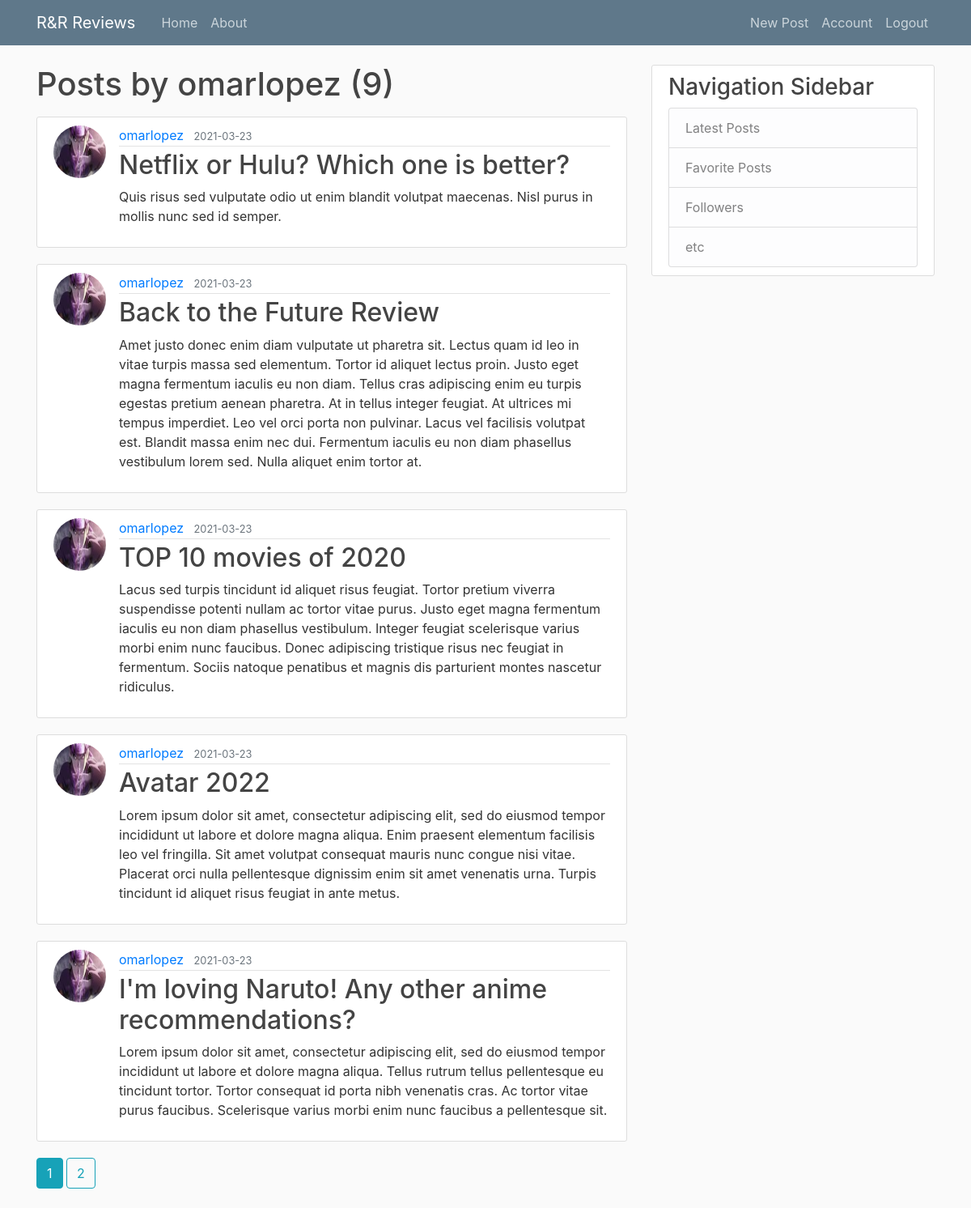
The app's page /user/omarlopez (signed in) with its own data.
### app/models.py (models this page shows, shortened)
class User(db.Model, UserMixin):
    id = db.Column(db.Integer, primary_key=True)
    username = db.Column(db.String(50), unique=True, nullable=False)
    image_file = db.Column(db.String(20), nullable=False, default='default.jpg')
    password = db.Column(db.String(60), nullable=False)
    posts = db.relationship('Post', backref='author', lazy=True)

class Post(db.Model):
    id = db.Column(db.Integer, primary_key=True)
    title = db.Column(db.String(100), nullable=False)
    date_posted = db.Column(db.DateTime, nullable=False, default=datetime.utcnow)
    content = db.Column(db.Text, nullable=False)
    user_id = db.Column(db.Integer, db.ForeignKey('user.id'), nullable=False)

### app/routes.py (the view)
@app.route('/user/<string:username>')
def user_posts(username):
    page = request.args.get('page', 1, type=int)
    user = User.query.filter_by(username=username).first_or_404()
    posts = Post.query.filter_by(author=user).order_by(Post.date_posted.desc()).paginate(page=page, per_page=5)
    return render_template('user_posts.html', posts=posts, user=user)

### app/models.py (called while the page is built)
@login_manager.user_loader
def load_user(user_id):
    return User.query.get(int(user_id))

### app/templates/user_posts.html
{% extends "layout.html" %}
{% block content %}
    <h1 class="mb-3">Posts by {{ user.username }} ({{ posts.total }})</h1>
    {% for post in posts.items %}
        <article class="media content-section">
            <img class="rounded-circle article-img" src="{{ url_for('static', filename='profile_pics/' + post.author.image_file) }}">
            <div class="media-body">
                <div class="article-metadata">
                    <a class="mr-2" href="{{ url_for('user_posts', username=post.author.username) }}">{{ post.author.username }}</a>
                    <small class="text-muted">{{ post.date_posted.strftime('%Y-%m-%d') }}</small>
                </div>
                <h2><a class="article-title" href="{{ url_for('post', post_id=post.id) }}">{{ post.title }}</a></h2>
                <p class="article-content">{{ post.content }}</p>
            </div>
        </article>
    {% endfor %}
    {% for page_num in posts.iter_pages(left_edge=1, right_edge=1, left_current=1, right_current=2) %}
        {% if page_num %}
            {% if posts.page == page_num %}
                <a class="btn btn-info mb-4" href="{{ url_for('user_posts', username=user.username, page=page_num) }}">{{ page_num }}</a>
            {% else %}
                <a class="btn btn-outline-info mb-4" href="{{ url_for('user_posts', username=user.username, page=page_num) }}">{{ page_num }}</a>
            {% endif %}
        {% else %}
        ...
        {% endif %}
    {% endfor %}
{% endblock content %}

### app/static/main.css (style rules this page uses)
body { background: #fafafa; color: #333333; margin-top: 5rem; }
h1, h2, h3, h4, h5, h6 { color: #444444; }
.content-section { background: #ffffff; padding: 10px 20px; border: 1px solid #dddddd; border-radius: 3px; margin-bottom: 20px; }
.article-title { color: #444444; }
.article-content { white-space: pre-line; }
.article-img { height: 65px; width: 65px; margin-right: 16px; }
.article-metadata { padding-bottom: 1px; margin-bottom: 4px; border-bottom: 1px solid #e3e3e3 }

### records on screen
User: username "omarlopez"
Post: image_file (picture), author.username "omarlopez", date_posted "2021-03-23", title "Netflix or Hulu? Which one is better?", content "Quis risus sed vulputate odio ut enim blandit volutpat maecenas. Nisl purus in mollis nunc sed id semper."
Post: image_file (picture), author.username "omarlopez", date_posted "2021-03-23", title "Back to the Future Review", content "Amet justo donec enim diam vulputate ut pharetra sit. Lectus quam id leo in vitae turpis massa sed elementum. Tortor id aliquet lectus proin. Justo eget magna fermentum iaculis eu non diam. Tellus cras adipiscing enim eu turpis egestas pretium aenean pharetra. At in tellus integer feugiat. At ultrices mi tempus imperdiet. Leo vel orci porta non pulvinar. Lacus vel facilisis volutpat est. Blandit massa enim nec dui. Fermentum iaculis eu non diam phasellus vestibulum lorem sed. Nulla aliquet enim tortor at."
Post: image_file (picture), author.username "omarlopez", date_posted "2021-03-23", title "TOP 10 movies of 2020", content "Lacus sed turpis tincidunt id aliquet risus feugiat. Tortor pretium viverra suspendisse potenti nullam ac tortor vitae purus. Justo eget magna fermentum iaculis eu non diam phasellus vestibulum. Integer feugiat scelerisque varius morbi enim nunc faucibus. Donec adipiscing tristique risus nec feugiat in fermentum. Sociis natoque penatibus et magnis dis parturient montes nascetur ridiculus."
Post: image_file (picture), author.username "omarlopez", date_posted "2021-03-23", title "Avatar 2022", content "Lorem ipsum dolor sit amet, consectetur adipiscing elit, sed do eiusmod tempor incididunt ut labore et dolore magna aliqua. Enim praesent elementum facilisis leo vel fringilla. Sit amet volutpat consequat mauris nunc congue nisi vitae. Placerat orci nulla pellentesque dignissim enim sit amet venenatis urna. Turpis tincidunt id aliquet risus feugiat in ante metus."
Post: image_file (picture), author.username "omarlopez", date_posted "2021-03-23", title "I'm loving Naruto! Any other anime recommendations?", content "Lorem ipsum dolor sit amet, consectetur adipiscing elit, sed do eiusmod tempor incididunt ut labore et dolore magna aliqua. Tellus rutrum tellus pellentesque eu tincidunt tortor. Tortor consequat id porta nibh venenatis cras. Ac tortor vitae purus faucibus. Scelerisque varius morbi enim nunc faucibus a pellentesque sit."

### other values on screen
{{ posts.total }} "9"
{{ page_num }} "1"
{{ page_num }} "2"
